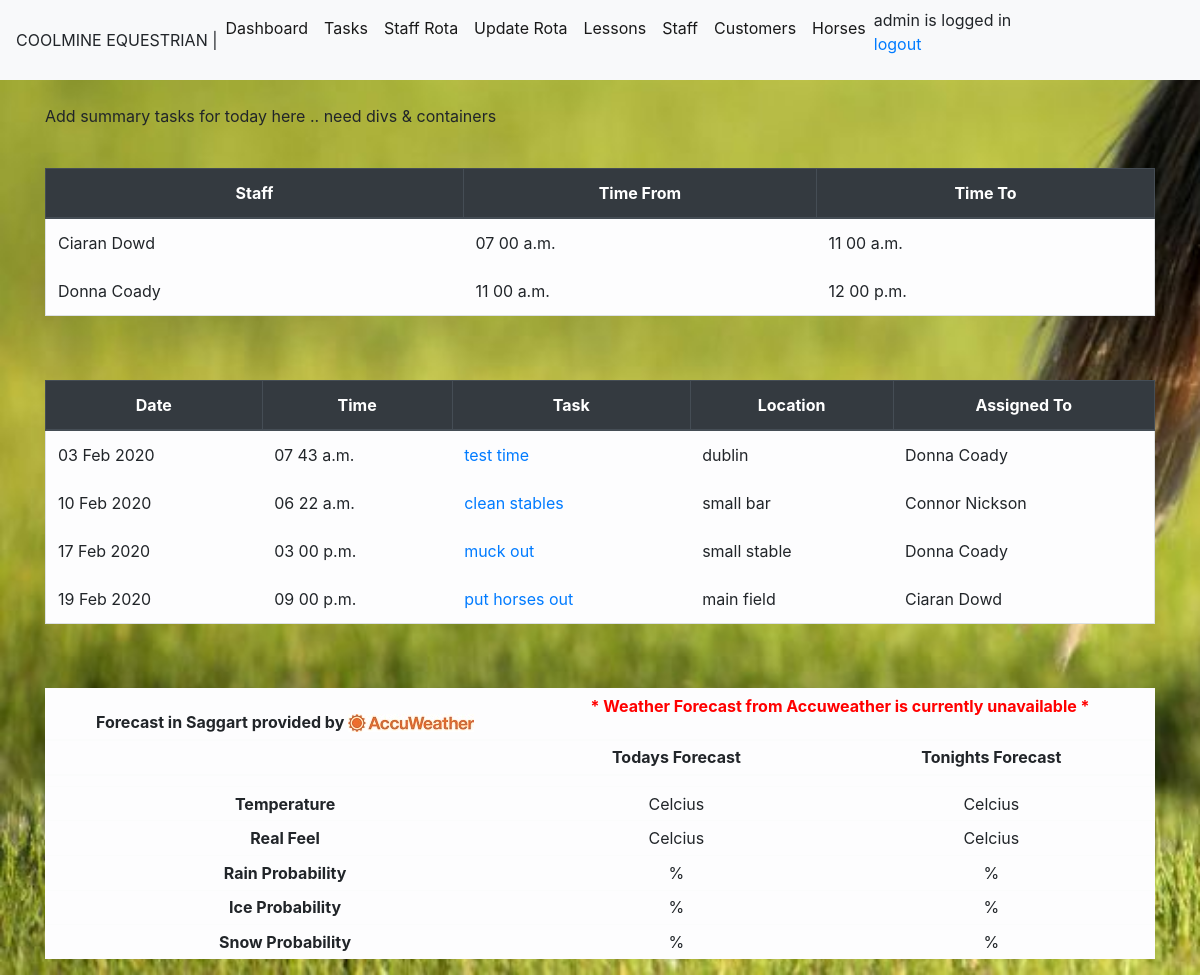
The app's page / (signed in) with its own data.
### module_task/models.py (models this page shows, shortened)
class RotaList(models.Model):
    rotastaffid = models.ForeignKey(StaffList,blank=True,null=True, on_delete=models.CASCADE,limit_choices_to={'termindate': None},)
    rotadate = models.DateField(auto_now_add=False, auto_now=False)
    timefrom = models.TimeField(auto_now_add=False, auto_now=False,blank=True,null=True)
    timeto = models.TimeField(auto_now_add=False, auto_now=False,blank=True,null=True)
    comments = models.CharField(max_length=100,blank=True)

class StaffList(models.Model):
    staffname= models.CharField(max_length=50)
    staffdob=models.DateField(blank=True, null=True)
    staffaddress= models.CharField(max_length=200,blank=True, null=True)
    staffemail= models.EmailField(blank=True, null=True)
    staffphone=models.CharField(max_length=30,blank=True, null=True)
    staffcontract = models.CharField(null=True,max_length=20)
    startdate=models.DateField(blank=True, null=True)
    termindate =models.DateField(blank=True, null=True)
    staffqual =models.CharField(max_length=250, blank=True,null=True)

class TaskList(models.Model):
    taskdate=models.DateField(auto_now_add=False, auto_now=False)
    tasktime=models.TimeField(auto_now_add=False, auto_now=False,blank=True,null=True)
    taskdesc = models.CharField(max_length=200)
    location= models.CharField(max_length=50)
    assingees= models.ForeignKey(StaffList,blank=True,null=True, on_delete=models.CASCADE,limit_choices_to={'termindate': None},)
    completed = models.BooleanField(default=False)
    comments=models.CharField(max_length=100,blank=True)

### module_task/views.py (the view)
# urls.py: path('',views.index, name='index'),
@login_required
def index(request):
    import json
    import requests
    current_tasks = TaskList.objects.filter(taskdate__lte=now).order_by('taskdate','tasktime')
    current_rota = RotaList.objects.filter(rotadate=now).order_by('rotadate','timefrom')
    try:
        api = json.loads(api_request.content)
    except Exception as e:
        api = "Weather API Error"
    return render(request,'index.html',{'current_tasks': current_tasks,'current_rota': current_rota,'api':api})

### module_task/templates/index.html (shortened to what this page needs)
{%extends 'base.html'%}
{% block content %}
<p> Add summary tasks for today here .. need divs & containers </p>
  <table class="table table-bordered">
    <thead class="thead-dark">
      <tr>
        <th scope="col">Staff</th>
        <th scope="col">Time From</th>
        <th scope="col">Time To</th>
      </tr>
    </thead>
  {% if current_rota %}
    <tbody>
      {% for rotas in current_rota %}
            <tr class="table table-borderless table-light" border-color>
              <td> {{rotas.rotastaffid.staffname}} </td>
              <td> {{rotas.timefrom|time:"h i a"}} </td>
              <td> {{rotas.timeto|time:"h i a"}} </td>
            </tr>
      {% endfor %}
    </tbody>
  </table>
  {% endif %}
  <table class="table table-bordered">
    <thead class="thead-dark">
      <tr>
        <th scope="col">Date</th>
        <th scope="col">Time</th>
        <th scope="col">Task</th>
        <th scope="col">Location</th>
        <th scope="col">Assigned To</th>
      </tr>
    </thead>
  {% if current_tasks %}
    <tbody>
      {% for tasks in current_tasks %}
        {% if tasks.completed %}
          <tr class="table table-secondary table-borderless">
          </tr>
        {% else %}
            <tr class="table table-borderless table-light" border-color>
              <td> {{tasks.taskdate|date:"d M Y"}} </td>
              <td> {{tasks.tasktime|time:"h i a"}} </td>
              <td> <a href="{% url 'edittask' tasks.id %}">{{tasks.taskdesc}}</a> </td>
              <td> {{tasks.location}} </td>
              <td> {{tasks.assingees.staffname}} </td>
            </tr>
        {% endif %}
      {% endfor %}
    </tbody>
  </table>
  {% endif %}
{% if api %}
<table class="table table-sm table-light ">
  <thead>
      <tr>
      <th scope="col" colspan="1">Forecast in Saggart provided by <img src="../static/images/AccuLogo_Sml.jpg" alt="Accuweather" ></th>
      <th scope="col" colspan="2">
      {% if api.Headline.Text %}
        <p>{{ api.Headline.Text }} </p>
      {% elif api.Code == "ServiceUnavailable" %}
        <p><font color="red"> Accuweather Service is Unvailable: </p>
        {{ api.Message }}</font> </p>
      {% elif api == "Weather API Error" %}
        <p><font color="red">* Weather Forecast from Accuweather is currently unavailable *</font></p>
      {% else %}
        <p><font color="red">* Weather Forecast from Accuweather is currently unavailable *</font></p>
      {% endif %}
      </th>
  </thead>
  <thead>
      <tr>
      <th scope="col" colspan="1"></th>
      <th scope="col" colspan="1">Todays Forecast</th>
      <th scope="col" colspan="1">Tonights Forecast</th>
  </thead>
  <tbody>
  <tr style="text-align:center">
      <th scope="row"></th>
      <td> {{ api.DailyForecasts.0.Day.LongPhrase }} </td>
      <td> {{ api.DailyForecasts.0.Night.LongPhrase }} </td>
    </tr>
    <tr style="text-align:center">
      <th scope="row">Temperature</th>
      <td> {{ api.DailyForecasts.0.Temperature.Maximum.Value }} Celcius</td>
      <td> {{ api.DailyForecasts.0.Temperature.Minimum.Value }} Celcius</td>
    </tr>
    <tr style="text-align:center">
      <th scope="row">Real Feel</th>
      <td> {{ api.DailyForecasts.0.RealFeelTemperature.Maximum.Value }} Celcius</td>
      <td> {{ api.DailyForecasts.0.RealFeelTemperature.Minimum.Value }} Celcius</td>
    </tr>
       <tr style="text-align:center">
      <th scope="row">Rain Probability</th>
      <td> {{ api.DailyForecasts.0.Day.RainProbability }} % </td>
      <td> {{ api.DailyForecasts.0.Night.RainProbability }} % </td>
    </tr>
        <tr style="text-align:center">
      <th scope="row">Ice Probability</th>
      <td> {{ api.DailyForecasts.0.Day.IceProbability }} % </td>
      <td> {{ api.DailyForecasts.0.Night.IceProbability }} % </td>
    </tr>
        <tr style="text-align:center">
      <th scope="row">Snow Probability</th>
      <td> {{ api.DailyForecasts.0.Day.SnowProbability }} % </td>
      <td> {{ api.DailyForecasts.0.Night.SnowProbability }} % </td>
    </tr>
  </tbody>
</table>
{% endif %}
{% endblock %}

### module_task/templates/base.html (shortened to what this page needs)
{% load static %}
<!doctype html>
<html lang="en">
  <head>
    <link rel="stylesheet" href="https://stackpath.bootstrapcdn.com/bootstrap/4.3.1/css/bootstrap.min.css">
    <link rel="stylesheet" href="{% static 'css/style.css' %}">
    <link rel="stylesheet" href="{% static 'js/jquery-ui-1.12.1/jquery-ui.min.css' %}">
    <link rel="stylesheet" href="{% static 'js/jquery-ui-1.12.1/jquery-ui.structure.min.css' %}">
    <link rel="stylesheet" href="{% static 'js/jquery-ui-1.12.1/jquery-ui.theme.min.css' %}">  <link rel="stylesheet" href="//code.jquery.com/ui/1.12.1/themes/base/jquery-ui.css">
  <body>
        <nav class="navbar navbar-expand-lg navbar-light bg-light >
          <a class="navbar-brand" >COOLMINE EQUESTRIAN        |  </a>
                <div class="collapse navbar-collapse" id="navbarSupportedContent">
                  <ul class="navbar-nav mr-auto">
                    <li class="nav-item active">
                      <a class="nav-link" href="/">Dashboard <span class="sr-only">(current)</span></a>
                    </li>
                    <li class="nav-item active">
                      <a class="nav-link" href="{% url 'task' %}">Tasks</a>
                      <li class="nav-item active">
                      <a class="nav-link" href="{% url 'rotaview' %}">Staff Rota</a>
                    </li>
                     </li>
                      {% ifequal user.username "admin" %}
                      <li class="nav-item active">
                      <a class="nav-link" href="{% url 'rota' %}">Update Rota</a>
                    </li>
                      {% endifequal %}
                      <li class="nav-item active">
                      <a class="nav-link" href="{% url 'lessons' %}">Lessons</a>
                    </li>
                    {% ifequal user.username "admin" %}
                      <li class="nav-item active">
                      <a class="nav-link" href="{% url 'staff' %}">Staff</a>
                    {% endifequal %}
                    </li>
                    <li class="nav-item active">
                      <a class="nav-link" href="{% url 'people' %}">Customers</a>
                    </li>
                    <li class="nav-item active">
                      <a class="nav-link" href="{% url 'horses' %}">Horses</a>
                    </li>
                    <span style = "float: right;">
                    {% if user.is_authenticated %}
                     {{ user.username }} is logged in
                     <p><a href="{% url 'logout' %}">logout</a></p>
                    {% else %}
                      <p>You are not logged in</p>
                    {% endif %}
                    </span>
                  </ul>
                </div>
              </nav>
    <div class="container">
    {% block content %}
    {% endblock %}
    </div>

### static/css/style.css (style rules this page uses)
th { text-align: center; }
body { background-image: url( '../images/grasshorse.jpg' ); background-repeat: no-repeat; background-size: cover }

### records on screen
RotaList: rotastaffid.staffname "Ciaran Dowd", timefrom "07 00 a.m.", timeto "11 00 a.m."
RotaList: rotastaffid.staffname "Donna Coady", timefrom "11 00 a.m.", timeto "12 00 p.m."
TaskList: taskdate "03 Feb 2020", tasktime "07 43 a.m.", taskdesc "test time", location "dublin", assingees.staffname "Donna Coady"
TaskList: taskdate "10 Feb 2020", tasktime "06 22 a.m.", taskdesc "clean stables", location "small bar", assingees.staffname "Connor Nickson"
TaskList: taskdate "17 Feb 2020", tasktime "03 00 p.m.", taskdesc "muck out", location "small stable", assingees.staffname "Donna Coady"
TaskList: taskdate "19 Feb 2020", tasktime "09 00 p.m.", taskdesc "put horses out", location "main field", assingees.staffname "Ciaran Dowd"

### other values on screen
{{ user.username }} "admin"
